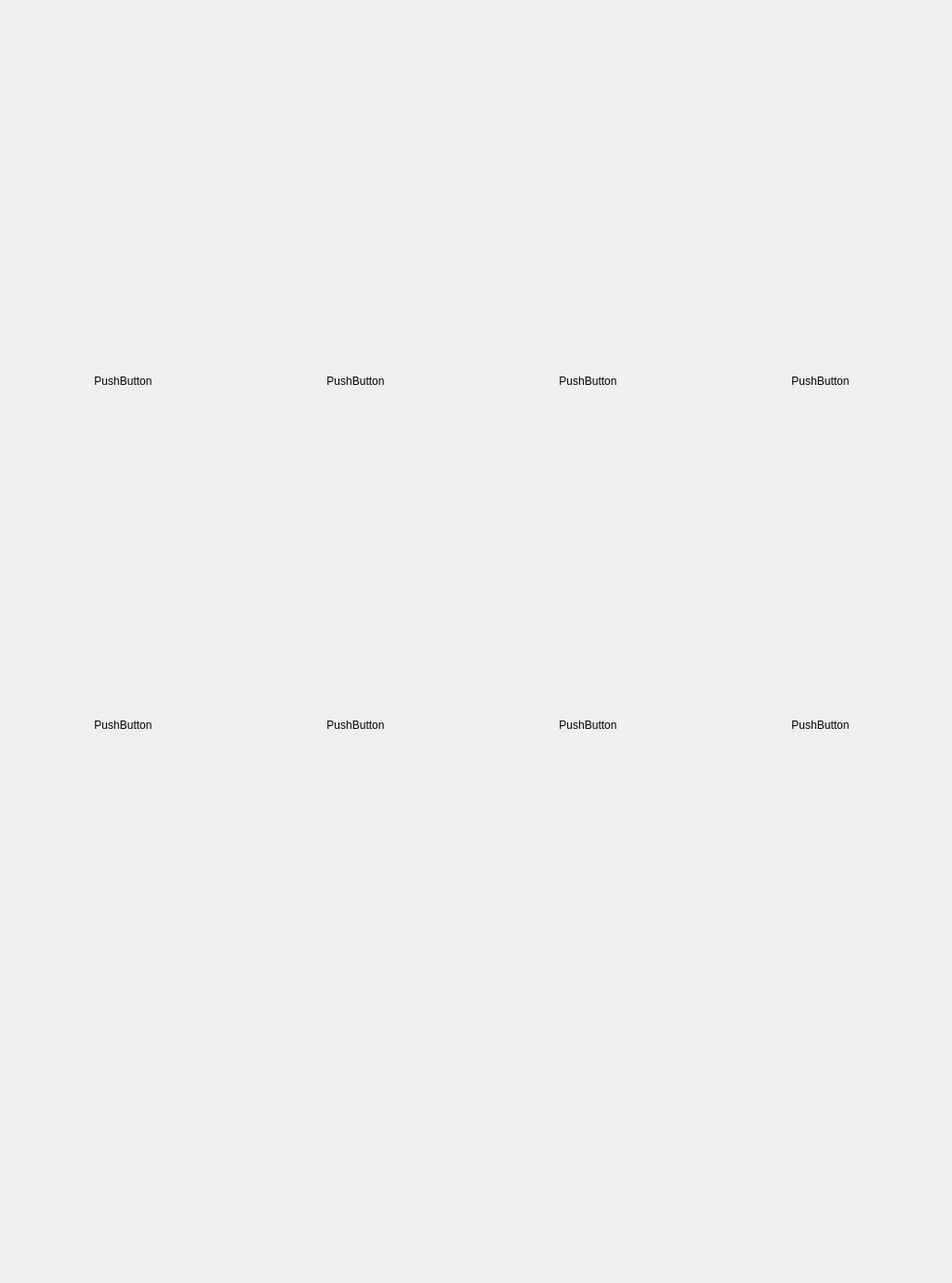
<?xml version="1.0" encoding="UTF-8"?>
<ui version="4.0">
 <class>topping</class>
 <widget class="QWidget" name="topping">
  <property name="geometry">
   <rect>
    <x>0</x>
    <y>0</y>
    <width>1024</width>
    <height>1380</height>
   </rect>
  </property>
  <property name="minimumSize">
   <size>
    <width>1024</width>
    <height>1380</height>
   </size>
  </property>
  <property name="windowTitle">
   <string>Form</string>
  </property>
  <widget class="QWidget" name="widget" native="true">
   <property name="geometry">
    <rect>
     <x>0</x>
     <y>-10</y>
     <width>1161</width>
     <height>1401</height>
    </rect>
   </property>
   <property name="styleSheet">
    <string notr="true">background-image: url(:/image/topping_page/topping_page_back.png);</string>
   </property>
  </widget>
  <widget class="QPushButton" name="pushButton">
   <property name="geometry">
    <rect>
     <x>10</x>
     <y>230</y>
     <width>245</width>
     <height>360</height>
    </rect>
   </property>
   <property name="minimumSize">
    <size>
     <width>245</width>
     <height>360</height>
    </size>
   </property>
   <property name="styleSheet">
    <string notr="true">background-image: url(:/image/topping_page/click_off/t_1.png);</string>
   </property>
   <property name="text">
    <string>PushButton</string>
   </property>
   <property name="flat">
    <bool>true</bool>
   </property>
  </widget>
  <widget class="QPushButton" name="pushButton_2">
   <property name="geometry">
    <rect>
     <x>510</x>
     <y>600</y>
     <width>245</width>
     <height>360</height>
    </rect>
   </property>
   <property name="minimumSize">
    <size>
     <width>245</width>
     <height>360</height>
    </size>
   </property>
   <property name="styleSheet">
    <string notr="true">background-image: url(:/image/topping_page/click_off/t_7.png);</string>
   </property>
   <property name="text">
    <string>PushButton</string>
   </property>
   <property name="flat">
    <bool>true</bool>
   </property>
  </widget>
  <widget class="QPushButton" name="pushButton_3">
   <property name="geometry">
    <rect>
     <x>760</x>
     <y>600</y>
     <width>245</width>
     <height>360</height>
    </rect>
   </property>
   <property name="minimumSize">
    <size>
     <width>245</width>
     <height>360</height>
    </size>
   </property>
   <property name="styleSheet">
    <string notr="true">background-image: url(:/image/topping_page/click_off/t_8.png);</string>
   </property>
   <property name="text">
    <string>PushButton</string>
   </property>
   <property name="flat">
    <bool>true</bool>
   </property>
  </widget>
  <widget class="QPushButton" name="pushButton_4">
   <property name="geometry">
    <rect>
     <x>760</x>
     <y>230</y>
     <width>245</width>
     <height>360</height>
    </rect>
   </property>
   <property name="minimumSize">
    <size>
     <width>245</width>
     <height>360</height>
    </size>
   </property>
   <property name="styleSheet">
    <string notr="true">background-image: url(:/image/topping_page/click_off/t_4.png);</string>
   </property>
   <property name="text">
    <string>PushButton</string>
   </property>
   <property name="flat">
    <bool>true</bool>
   </property>
  </widget>
  <widget class="QPushButton" name="pushButton_5">
   <property name="geometry">
    <rect>
     <x>260</x>
     <y>600</y>
     <width>245</width>
     <height>360</height>
    </rect>
   </property>
   <property name="minimumSize">
    <size>
     <width>245</width>
     <height>360</height>
    </size>
   </property>
   <property name="styleSheet">
    <string notr="true">background-image: url(:/image/topping_page/click_off/t_6.png);</string>
   </property>
   <property name="text">
    <string>PushButton</string>
   </property>
   <property name="flat">
    <bool>true</bool>
   </property>
  </widget>
  <widget class="QPushButton" name="pushButton_6">
   <property name="geometry">
    <rect>
     <x>10</x>
     <y>600</y>
     <width>245</width>
     <height>360</height>
    </rect>
   </property>
   <property name="minimumSize">
    <size>
     <width>245</width>
     <height>360</height>
    </size>
   </property>
   <property name="styleSheet">
    <string notr="true">background-image: url(:/image/topping_page/click_off/t_5.png);</string>
   </property>
   <property name="text">
    <string>PushButton</string>
   </property>
   <property name="flat">
    <bool>true</bool>
   </property>
  </widget>
  <widget class="QPushButton" name="pushButton_7">
   <property name="geometry">
    <rect>
     <x>510</x>
     <y>230</y>
     <width>245</width>
     <height>360</height>
    </rect>
   </property>
   <property name="minimumSize">
    <size>
     <width>245</width>
     <height>360</height>
    </size>
   </property>
   <property name="styleSheet">
    <string notr="true">background-image: url(:/image/topping_page/click_off/t_3.png);</string>
   </property>
   <property name="text">
    <string>PushButton</string>
   </property>
   <property name="flat">
    <bool>true</bool>
   </property>
  </widget>
  <widget class="QPushButton" name="pushButton_8">
   <property name="geometry">
    <rect>
     <x>260</x>
     <y>230</y>
     <width>245</width>
     <height>360</height>
    </rect>
   </property>
   <property name="minimumSize">
    <size>
     <width>245</width>
     <height>360</height>
    </size>
   </property>
   <property name="styleSheet">
    <string notr="true">background-image: url(:/image/topping_page/click_off/t_2.png);</string>
   </property>
   <property name="text">
    <string>PushButton</string>
   </property>
   <property name="flat">
    <bool>true</bool>
   </property>
  </widget>
 </widget>
 <resources/>
 <connections/>
</ui>
